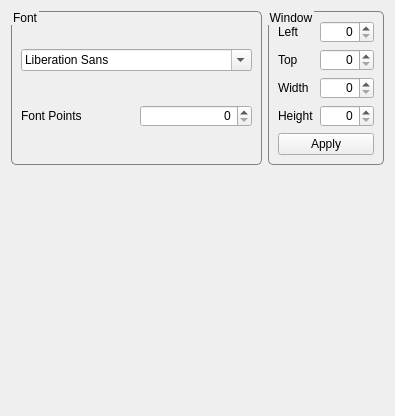
    <widget class="QWidget" name="tab_Layout">
     <attribute name="title">
      <string>Layout</string>
     </attribute>
     <layout class="QGridLayout" name="gridLayout_FontWindow">
      <item row="0" column="0">
       <layout class="QHBoxLayout" name="horizontalLayout_FontWindow">
        <property name="bottomMargin">
         <number>240</number>
        </property>
        <item>
         <widget class="QGroupBox" name="groupBox_Font">
          <property name="styleSheet">
           <string notr="true">QGroupBox {border:1px solid gray; border-radius:5px; margin-top:1ex;}QGroupBox::title{subcontrol-origin:margin; subcontrol-position:top left; padding:0 0px;}</string>
          </property>
          <property name="title">
           <string>Font</string>
          </property>
          <layout class="QVBoxLayout" name="verticalLayout_font">
           <item>
            <widget class="QFontComboBox" name="fontComboBox"/>
           </item>
           <item>
            <layout class="QHBoxLayout" name="horizontalLayout_font">
             <item>
              <widget class="QLabel" name="label_FontPoints">
               <property name="text">
                <string>Font Points</string>
               </property>
              </widget>
             </item>
             <item>
              <widget class="QSpinBox" name="spinBox_FontPoints">
               <property name="alignment">
                <set>Qt::AlignRight|Qt::AlignTrailing|Qt::AlignVCenter</set>
               </property>
              </widget>
             </item>
            </layout>
           </item>
          </layout>
         </widget>
        </item>
        <item>
         <widget class="QGroupBox" name="groupBox_Window">
          <property name="styleSheet">
           <string notr="true">QGroupBox {border:1px solid gray; border-radius:5px; margin-top:1ex;}QGroupBox::title{subcontrol-origin:margin; subcontrol-position:top left; padding:0 0px;}</string>
          </property>
          <property name="title">
           <string>Window</string>
          </property>
          <layout class="QVBoxLayout" name="verticalLayout_Window">
           <item>
            <layout class="QHBoxLayout" name="horizontalLayout_Left">
             <item>
              <widget class="QLabel" name="label_Left">
               <property name="text">
                <string>Left</string>
               </property>
              </widget>
             </item>
             <item>
              <widget class="QSpinBox" name="spinBox_Left">
               <property name="alignment">
                <set>Qt::AlignRight|Qt::AlignTrailing|Qt::AlignVCenter</set>
               </property>
               <property name="maximum">
                <number>9999</number>
               </property>
              </widget>
             </item>
            </layout>
           </item>
           <item>
            <layout class="QHBoxLayout" name="horizontalLayout_Top">
             <item>
              <widget class="QLabel" name="label_Top">
               <property name="text">
                <string>Top</string>
               </property>
              </widget>
             </item>
             <item>
              <widget class="QSpinBox" name="spinBox_Top">
               <property name="alignment">
                <set>Qt::AlignRight|Qt::AlignTrailing|Qt::AlignVCenter</set>
               </property>
               <property name="maximum">
                <number>9999</number>
               </property>
              </widget>
             </item>
            </layout>
           </item>
           <item>
            <layout class="QHBoxLayout" name="horizontalLayout_Width">
             <item>
              <widget class="QLabel" name="label_Width">
               <property name="text">
                <string>Width</string>
               </property>
              </widget>
             </item>
             <item>
              <widget class="QSpinBox" name="spinBox_Width">
               <property name="alignment">
                <set>Qt::AlignRight|Qt::AlignTrailing|Qt::AlignVCenter</set>
               </property>
               <property name="maximum">
                <number>9999</number>
               </property>
              </widget>
             </item>
            </layout>
           </item>
           <item>
            <layout class="QHBoxLayout" name="horizontalLayout_Height">
             <item>
              <widget class="QLabel" name="label_Height">
               <property name="text">
                <string>Height</string>
               </property>
              </widget>
             </item>
             <item>
              <widget class="QSpinBox" name="spinBox_Height">
               <property name="alignment">
                <set>Qt::AlignRight|Qt::AlignTrailing|Qt::AlignVCenter</set>
               </property>
               <property name="maximum">
                <number>9999</number>
               </property>
              </widget>
             </item>
            </layout>
           </item>
           <item>
            <widget class="QPushButton" name="pushButton_Apply">
             <property name="text">
              <string>Apply</string>
             </property>
            </widget>
           </item>
          </layout>
         </widget>
        </item>
       </layout>
      </item>
     </layout>
    </widget>
